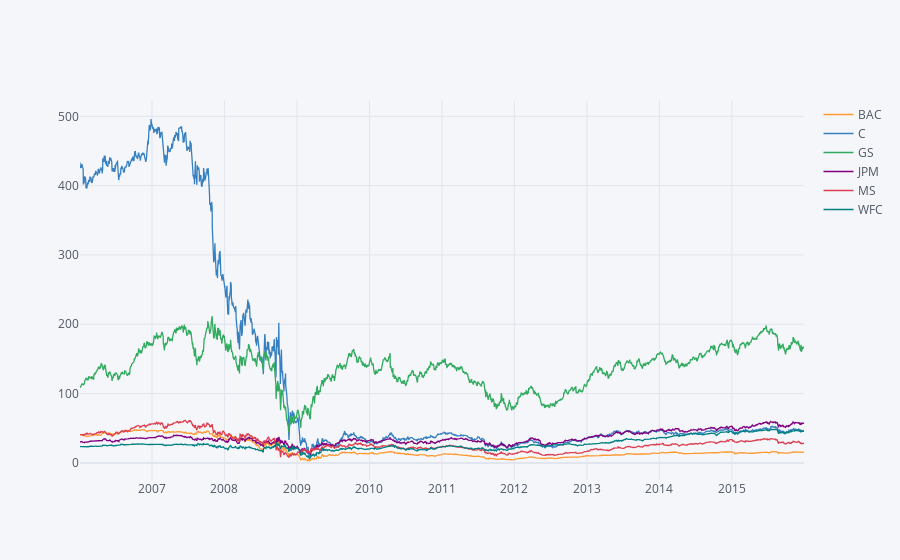

Write notebook code for a chart like this one.
### Code cell
bank_stocks.xs(key = 'Close', axis = 1, level = 'Stock Info').iplot()

### Figure 1 — Plotly figure (JSON) as saved in the notebook; plotly's stock layout.template omitted (floating-point values rounded to 4 significant figures; data arrays with more than 128 entries replaced by an {"elided": "..."} marker saying what was removed)
{"data": [{"line": {"color": "rgba(255, 153, 51, 1.0)", "dash": "solid", "shape": "linear", "width": 1.3}, "mode": "lines", "name": "BAC", "text": "", "type": "scatter", "x": {"elided": "2517 str values"}, "y": {"elided": "2517 float values"}}, {"line": {"color": "rgba(55, 128, 191, 1.0)", "dash": "solid", "shape": "linear", "width": 1.3}, "mode": "lines", "name": "C", "text": "", "type": "scatter", "x": {"elided": "2517 str values"}, "y": {"elided": "2517 float values"}}, {"line": {"color": "rgba(50, 171, 96, 1.0)", "dash": "solid", "shape": "linear", "width": 1.3}, "mode": "lines", "name": "GS", "text": "", "type": "scatter", "x": {"elided": "2517 str values"}, "y": {"elided": "2517 float values"}}, {"line": {"color": "rgba(128, 0, 128, 1.0)", "dash": "solid", "shape": "linear", "width": 1.3}, "mode": "lines", "name": "JPM", "text": "", "type": "scatter", "x": {"elided": "2517 str values"}, "y": {"elided": "2517 float values"}}, {"line": {"color": "rgba(219, 64, 82, 1.0)", "dash": "solid", "shape": "linear", "width": 1.3}, "mode": "lines", "name": "MS", "text": "", "type": "scatter", "x": {"elided": "2517 str values"}, "y": {"elided": "2517 mixed values"}}, {"line": {"color": "rgba(0, 128, 128, 1.0)", "dash": "solid", "shape": "linear", "width": 1.3}, "mode": "lines", "name": "WFC", "text": "", "type": "scatter", "x": {"elided": "2517 str values"}, "y": {"elided": "2517 float values"}}], "layout": {"legend": {"bgcolor": "#F5F6F9", "font": {"color": "#4D5663"}}, "paper_bgcolor": "#F5F6F9", "plot_bgcolor": "#F5F6F9", "title": {"font": {"color": "#4D5663"}}, "xaxis": {"gridcolor": "#E1E5ED", "showgrid": true, "tickfont": {"color": "#4D5663"}, "title": {"font": {"color": "#4D5663"}, "text": ""}, "zerolinecolor": "#E1E5ED"}, "yaxis": {"gridcolor": "#E1E5ED", "showgrid": true, "tickfont": {"color": "#4D5663"}, "title": {"font": {"color": "#4D5663"}, "text": ""}, "zerolinecolor": "#E1E5ED"}}}
